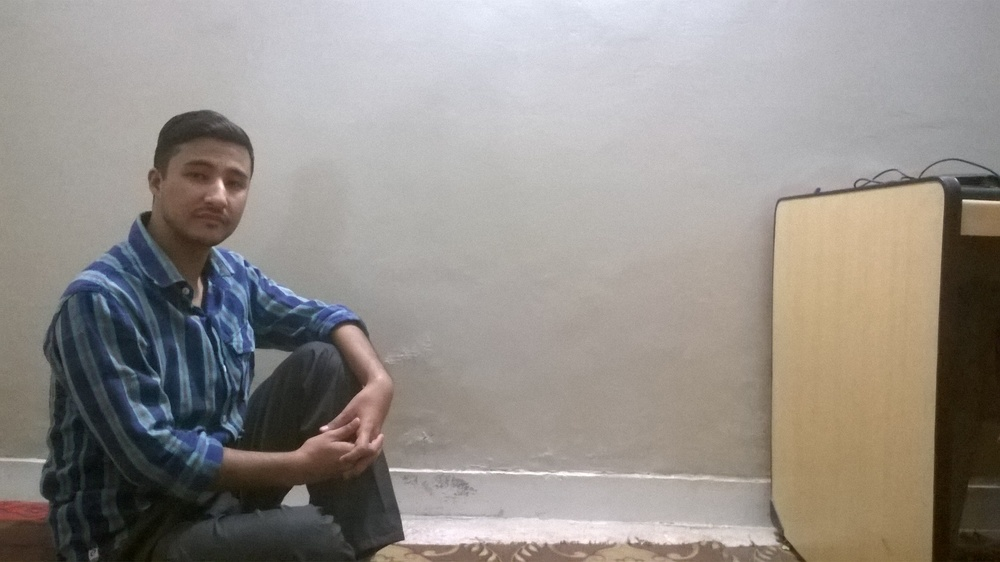
%> input picture images/example_8/image_1.jpg, 1000 x 562 px, shrunk from 2592 x 1456 before the run
$ octave Image_segmentatin.m   (GNU Octave 9; MATLAB toolbox functions it lacks are replaced by stand-ins)
%> lines starting %> are read from the running program, lines starting %| are printed output that depends on the picture; in (x1, y1, x2, y2) boxes, pixels count from 0 and x2, y2 are one past the last pixel; in counts of white or black regions, pixels touching at a corner belong together; the program's own positions count from 1
%%Read in Image
I = imread('images/example_8/image_1.jpg');
%> I is the input picture: size 562x1000x3 uint8; mean R, G, B 149.2, 143.6, 138.6
imshow(I)
%% Convert To GrayScal
Igray = rgb2gray(I);
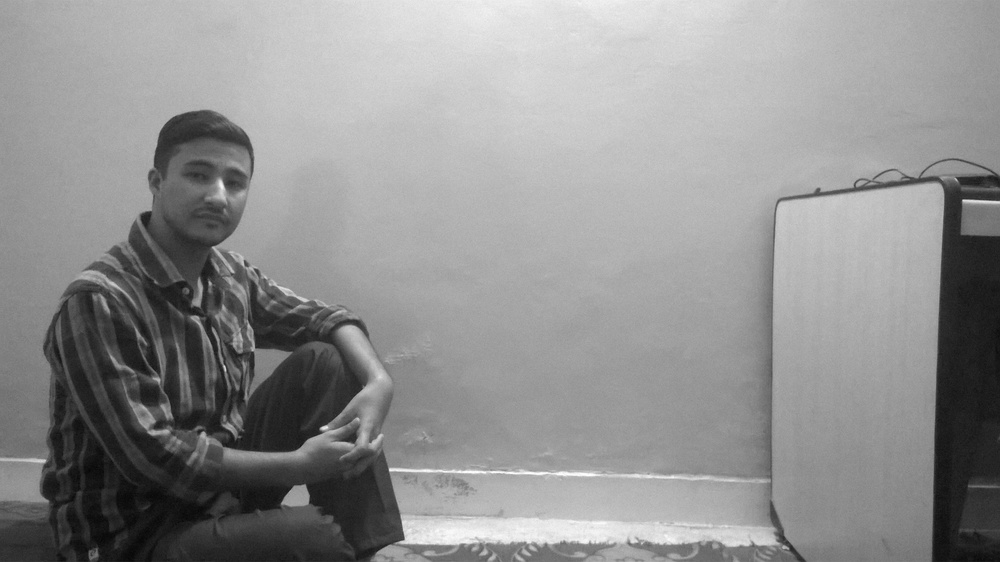
%> Igray: size 562x1000 uint8; min 5, max 254, mean 144.7
imshow(Igray);
%%
level = 0.3;
Ithresh = im2bw(Igray,level);
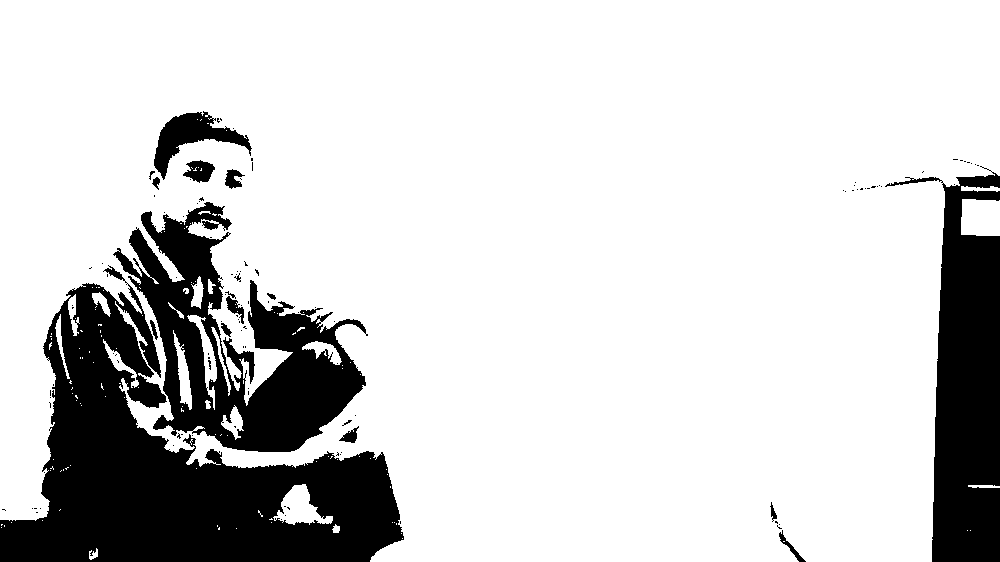
%> Ithresh: size 562x1000 logical; 81.7% white; 119 black regions (102 under 20 px), largest, box (x1, y1, x2, y2) and area: (0, 265, 404, 562) 51224, (113, 202, 368, 452) 25227, (885, 166, 1000, 562) 22436
imshowpair(I,Ithresh,'montage');
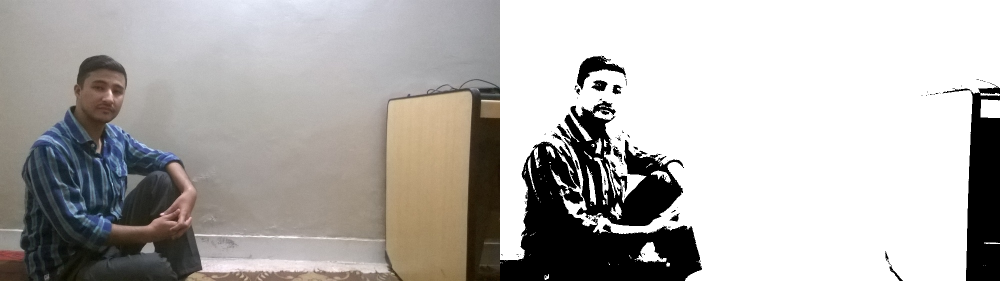
%> displayed picture: size 562x2000x3, on the screen's scale of 0 to 255 (shown at 1/2 size); mean R, G, B 178.7, 175.9, 173.4

$ run again, with images/example_8/image_2.jpg copied over images/example_8/image_1.jpg
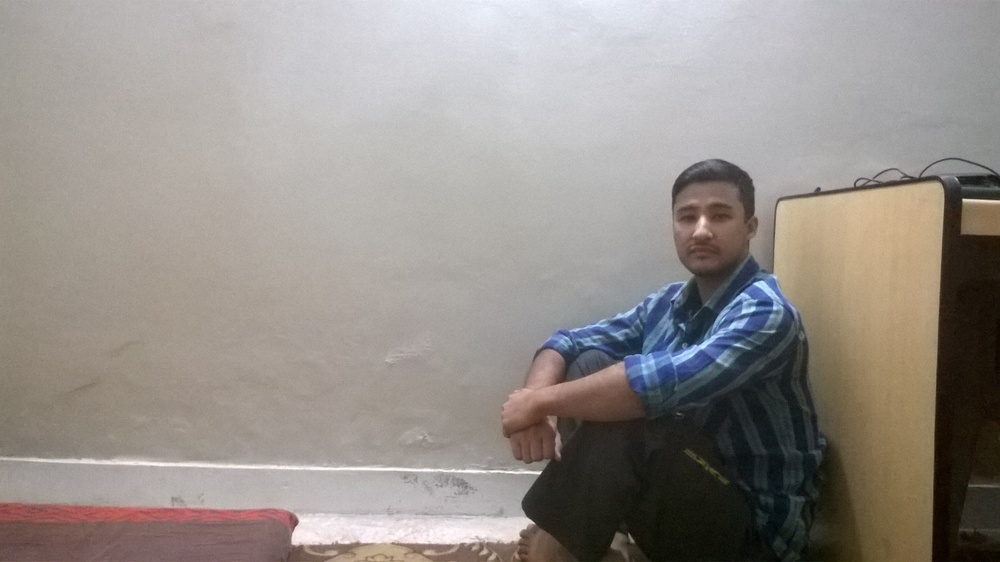
%> input picture images/example_8/image_2.jpg, 1000 x 562 px, shrunk from 2592 x 1456 before the run
%> I is the input picture: size 562x1000x3 uint8; mean R, G, B 149.9, 143.6, 138.8
%> `Ithresh = im2bw(Igray,level);`:
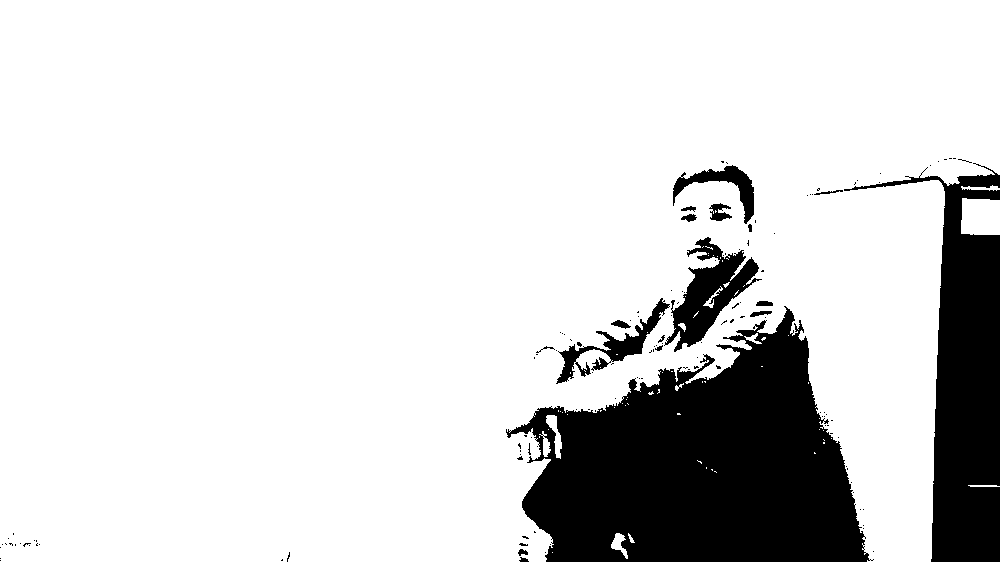
%> Ithresh: size 562x1000 logical; 84.3% white; 134 black regions (116 under 20 px), largest, box (x1, y1, x2, y2) and area: (506, 306, 874, 562) 56553, (844, 163, 1000, 562) 22860, (664, 237, 762, 352) 4254
%> `imshowpair(I,Ithresh,'montage');`:
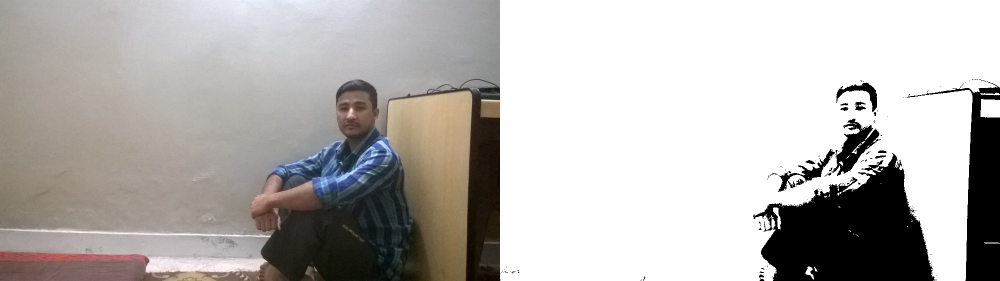
%> displayed picture: size 562x2000x3, on the screen's scale of 0 to 255 (shown at 1/2 size); mean R, G, B 182.4, 179.3, 176.9
